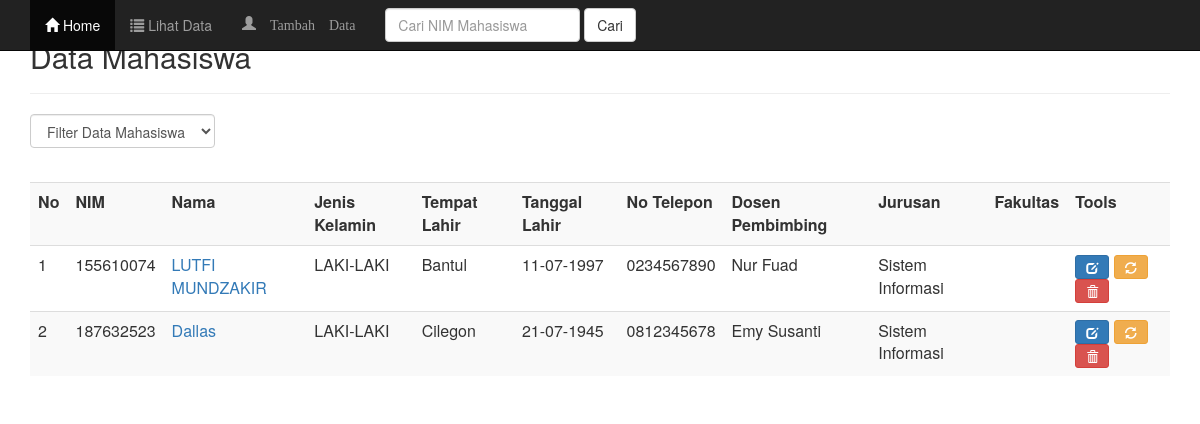
The app's page /data.php with its own data.
### tables this page shows
CREATE TABLE `mahasiswa` (
  `nim` varchar(10) NOT NULL,
  `nama` varchar(50) NOT NULL,
  `jenis_kelamin` text NOT NULL,
  `tempat_lahir` varchar(30) NOT NULL,
  `tanggal_lahir` varchar(30) NOT NULL,
  `alamat_asal` varchar(80) NOT NULL,
  `alamat_sekarang` varchar(80) NOT NULL,
  `no_telepon` varchar(10) NOT NULL,
  `email` varchar(30) NOT NULL,
  `dosen_pembimbing` varchar(50) NOT NULL,
  `jurusan` varchar(50) NOT NULL,
  `fakultas` varchar(50) NOT NULL,
  `username` varchar(15) NOT NULL,
  `password` varchar(15) NOT NULL
);

### data.php (the view, shortened to what this page needs)
<?php
include("header.php");
include("koneksi.php");
?>
	<div class="container">
		<div class="content">
			<h2>Data Mahasiswa</h2>
			<hr />
			<form class="form-inline" method="get">
				<div class="form-group">
					<select name="filter" class="form-control" onchange="form.submit()">
						<option value="0">Filter Data Mahasiswa</option>
						<?php $filter = (isset($_GET['filter']) ? strtolower($_GET['filter']) : NULL);  ?>
					</select>
				</div>
			</form>
			<br />
			<div class="table-responsive">
				<table class="table table-striped table-hover">
					<tr>
						<th>No</th>
						<th>NIM</th>
						<th>Nama</th>
						<th>Jenis Kelamin</th>
						<th>Tempat Lahir</th>
						<th>Tanggal Lahir</th>
						<th>No Telepon</th>
						<th>Dosen Pembimbing</th>
						<th>Jurusan</th>
						<th>Fakultas</th>
						<th>Tools</th>
					</tr>
					<?php
					if($filter){
						$sql = mysqli_query($koneksi, "SELECT * FROM mahasiswa WHERE fakultas='$filter' ORDER BY nim ASC");
					}else{
						$sql = mysqli_query($koneksi, "SELECT * FROM mahasiswa ORDER BY nim ASC");
					}
					if(mysqli_num_rows($sql) == 0){
						echo '<tr><td colspan="14">Data Tidak Ada.</td></tr>';
					}else{
						$no = 1;
						while($row = mysqli_fetch_assoc($sql)){
							echo '
							<tr>
								<td>'.$no.'</td>
								<td>'.$row['nim'].'</td>
								<td><a href="profile.php?nim='.$row['nim'].'">'.$row['nama'].'</a></td>
								<td>'.$row['jenis_kelamin'].'</td>
								<td>'.$row['tempat_lahir'].'</td>
								<td>'.$row['tanggal_lahir'].'</td>
								<td>'.$row['no_telepon'].'</td>
								<td>'.$row['dosen_pembimbing'].'</td>
								<td>'.$row['jurusan'].'</td>
								<td>';
							echo '
								</td>
								<td>
									<a href="edit.php?nim='.$row['nim'].'" title="Edit Data" data-toggle="tooltip" class="btn btn-primary btn-sm"><span class="glyphicon glyphicon-edit" aria-hidden="true"></span></a>
									<a href="password.php?nim='.$row['nim'].'" title="Ganti Password" data-toggle="tooltip" class="btn btn-warning btn-sm"><span class="glyphicon glyphicon-refresh" aria-hidden="true"></span></a>
									<a href="index.php?aksi=delete&nim='.$row['nim'].'" title="Hapus Data" data-toggle="tooltip" onclick="return confirm(\'Anda yakin akan menghapus data '.$row['nama'].'?\')" class="btn btn-danger btn-sm"><span class="glyphicon glyphicon-trash" aria-hidden="true"></span></a>
								</td>
							</tr>
							';
							$no++;
						}
					}
					?>
				</table>
			</div>
		</div>
    </div>
<?php
include("footer.php");
?>

### header.php (shortened to what this page needs)
<html lang="id">
  <head>
    <link href="css/bootstrap.min.css" rel="stylesheet">
	<link href="css/bootstrap-datepicker.css" rel="stylesheet">
    <link href="style.css" rel="stylesheet">
  </head>
<body>
	<nav class="navbar navbar-inverse navbar-fixed-top">
	  <div class="container">
		<div class="collapse navbar-collapse" id="myNavbar">
		  <ul class="nav navbar-nav">
			<li class="active"><a href="index.php"><span class="glyphicon glyphicon-home"></span> Home</a></li>
			<li><a href="data.php" data-toggle="tooltip" data-placement="bottom" title="Lihat Data Mahasiswa"><span class="glyphicon glyphicon-list"></span> Lihat Data</a></li>
			<li><a href="tambah.php" data-toggle="tooltip" data-placement="bottom" title="Tambah Data Mahasiswa" ><span class="glyphicon glyphicon-user"> Tambah Data</a></li>
		  </ul>
			<form name="cari" method="post" action="cari.php" role="search" class="navbar-form navbar-left">
				<div class="form-group">
					<input type="text" name="carinim" placeholder="Cari NIM Mahasiswa" class="form-control">
				</div>
				<button type="submit" name="submit" id="submit" value="search" class="btn btn-default" data-toggle="tooltip" data-placement="bottom" title="Cari Data Mahasiswa">Cari</button>
			</form>
		</div>
	  </div>
	</nav>
    <-- end of navbar -->

### footer.php (shortened to what this page needs)
</body>
</html>
</body>
</html>

### records on screen
mahasiswa: nim "155610074", nama "LUTFI MUNDZAKIR", jenis_kelamin "LAKI-LAKI", tempat_lahir "Bantul", tanggal_lahir "11-07-1997", no_telepon "0234567890", dosen_pembimbing "Nur Fuad", jurusan "Sistem Informasi"
mahasiswa: nim "187632523", nama "Dallas", jenis_kelamin "LAKI-LAKI", tempat_lahir "Cilegon", tanggal_lahir "21-07-1945", no_telepon "0812345678", dosen_pembimbing "Emy Susanti", jurusan "Sistem Informasi"
